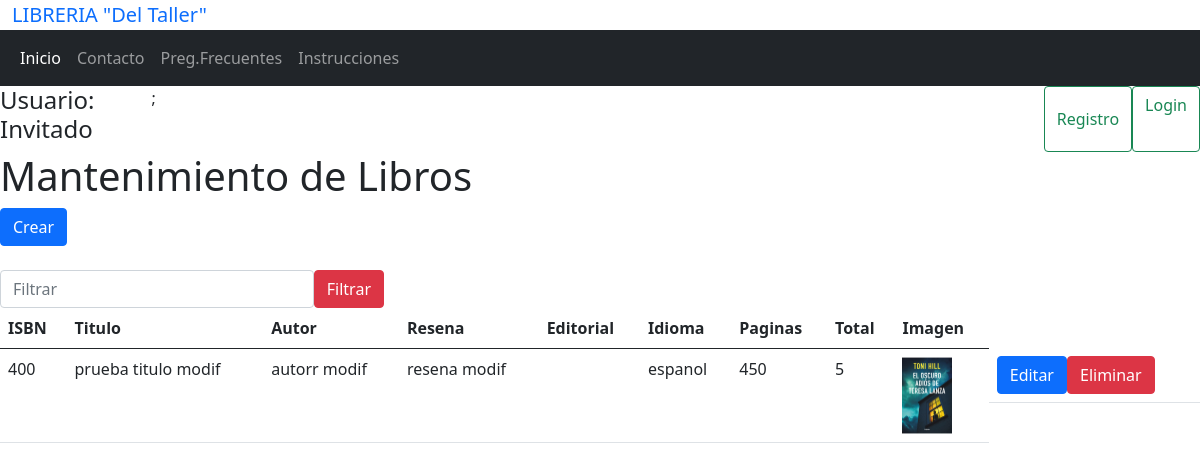
Page /libro.php on the earlier database version.
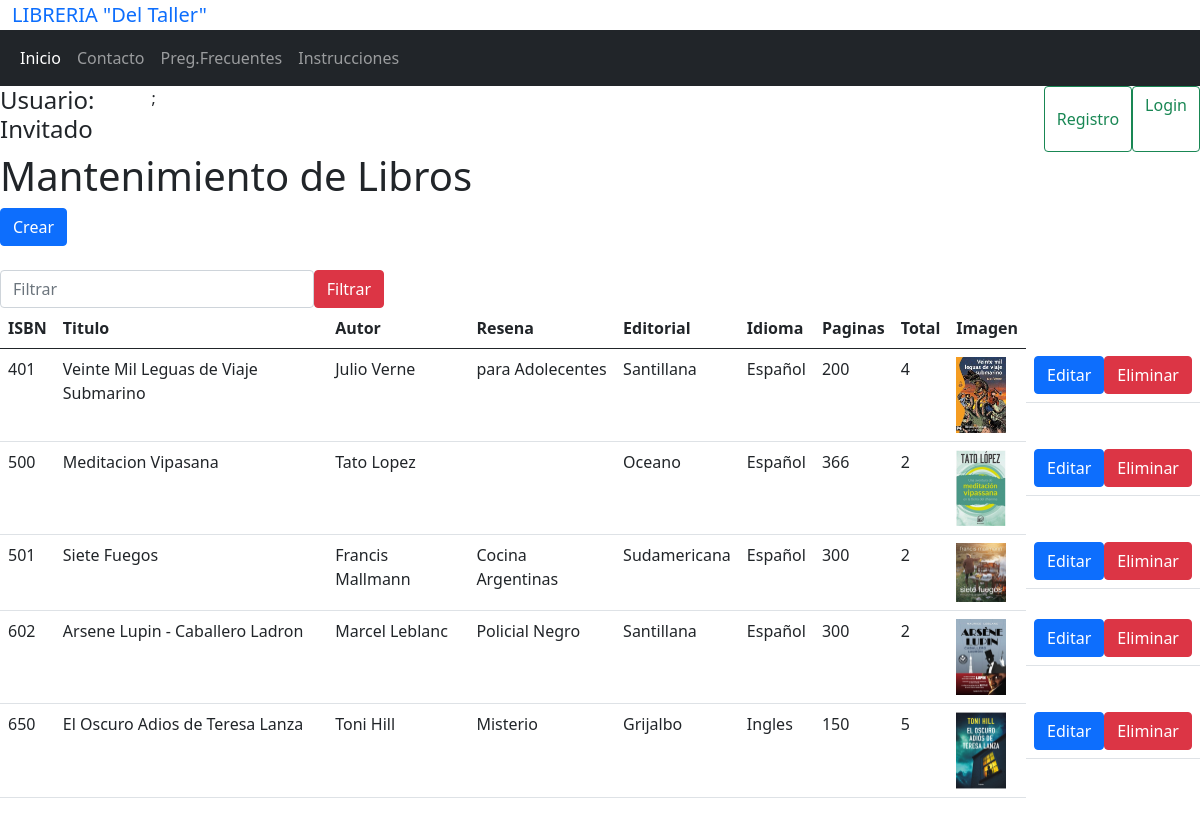
Same page on the later database version.
### tables this page shows
CREATE TABLE `libro` (
  `isbn` int(15) NOT NULL,
  `titulo` varchar(50) NOT NULL,
  `autor` varchar(50) NOT NULL,
  `editorial` varchar(50) NOT NULL,
  `idioma` varchar(20) NOT NULL,
  `paginas` int(11) NOT NULL,
  `total` int(11) NOT NULL,
  `resena` text NOT NULL,
  `imagen` varchar(100) DEFAULT NULL
);

### libro.php (the view, shortened to what this page needs)
<?php
include('header.php');
$filtro = "";
?>
<div class="containerLibro">
  <h1>Mantenimiento de Libros</h1>
  <a href="libro-crear.php" class="btn btn-primary">Crear</a>
<br>
    <div class="row">
      <div class="col-4" >
        <br>
  <form id="filtrarForm" action="libro.php" method="get" style="display: flex;flex-direction:row">
    <input type="text" name="filtro" value="<?php echo isset($_GET['filtro'])? $_GET['filtro'] : "" ?>" class="form-control" placeholder="Filtrar">
    <button type="submit" href="libro.php" class="btn btn-danger">Filtrar</button>
  </form>
  </div>
    </div>
  <table class="table">
  <thead>
    <tr>
      <th scope="col">ISBN</th>
      <th scope="col">Titulo</th>
      <th scope="col">Autor</th>
      <th scope="col">Resena</th>
      <th scope="col">Editorial</th>
      <th scope="col">Idioma</th>
      <th scope="col">Paginas</th>
      <th scope="col">Total</th>
      <th scope="col">Imagen</th>
    </tr>
  </thead>
  <tbody>
  <?php
    include('db.php');
    $q = "SELECT isbn,titulo,autor,resena,editorial,idioma,paginas,total,imagen FROM libro";
    $response = $connection->query($q);
    if ($response->num_rows > 0)
    {
        while($row = $response->fetch_assoc())
        {
          if($filtro != "")
          {
            if(strpos(strtolower($row["titulo"]),strtolower($filtro)) !== false || strpos(strtolower($row["isbn"]),strtolower($filtro)) !== false)
            {
            echo '<tr id="'.$row["isbn"].'">
            <td>'.$row["isbn"].'</td>
            <td>'.$row["titulo"].'</td>
            <td>'.$row["autor"].'</td>
            <td>'.$row["resena"].'</td>
            <td>'.$row["editorial"].'</td>
            <td>'.$row["idioma"].'</td>
            <td>'.$row["paginas"].'</td>
            <td>'.$row["total"].'</td>
            <td><img style="width:50px;" src="image/'.$row["imagen"].'"></td>
            <td style="display:flex">
            <form action="libro-crear.php" method="get">
            <input type="hidden" value="'.$row["isbn"].'" name="id">
            <button type="submit" class="btn btn-primary">
            Editar</button>
            </form>
            <form id="deleteForm'.$row["isbn"].'" action="libro-delete.php" method="post">
            <input name="id" type="hidden" value="'.$row["isbn"].'">
            <button type="submit" id="delete'.$row["isbn"].'" onclick="clickHandler(event)" class="btn btn-danger">
            Eliminar</button>
            </form>
            </td>
             </tr>';
            }
          }
          else
          {
            echo '<tr id="'.$row["isbn"].'">
            <td>'.$row["isbn"].'</td>
            <td>'.$row["titulo"].'</td>
            <td>'.$row["autor"].'</td>
            <td>'.$row["resena"].'</td>
            <td>'.$row["editorial"].'</td>
            <td>'.$row["idioma"].'</td>
            <td>'.$row["paginas"].'</td>
            <td>'.$row["total"].'</td>
            <td><img style="width:50px;" src="image/'.$row["imagen"].'"></td>
            <td style="display:flex">
            <form action="libro-crear.php" method="get">
            <input type="hidden" value="'.$row["isbn"].'" name="id">
            <button type="submit" class="btn btn-primary">
            Editar</button>
            </form>
            <form id="deleteForm'.$row["isbn"].'" action="libro-delete.php" method="post">
            <input name="id" type="hidden" value="'.$row["isbn"].'">
            <button type="submit" id="delete'.$row["isbn"].'" onclick="clickHandler(event)" class="btn btn-danger">
            Eliminar</button>
            </form>
            </td>
             </tr>';
          }
        }
    } else {
        printf('Registro no encontrado.<br />');
    }
  ?>
  </tbody>
</table>
  </div>

### header.php (shortened to what this page needs)
<!doctype html>
<html lang="en">
  <head>
    <link href="https://cdn.jsdelivr.net/npm/bootstrap@5.0.2/dist/css/bootstrap.min.css" rel="stylesheet">
    <link rel="stylesheet" href="https://cdnjs.cloudflare.com/ajax/libs/bootstrap-sweetalert/1.0.1/sweetalert.css" />
  </head>
  <body>
  <?php
$user = isset($_SESSION['username'])?$_SESSION['username']:"";
  ?>
  <div class="container-fluid">
    <a class="navbar-brand" href="#">LIBRERIA "Del Taller"</a>
  </div>
  <nav class="navbar navbar-expand-lg navbar-dark bg-dark">
   <div class="container-fluid">
    <div class="collapse navbar-collapse" id="navbarSupportedContent">
      <ul class="navbar-nav me-auto mb-2 mb-lg-0">
        <li class="nav-item">
          <a class="nav-link active" aria-current="page" href="/BNSPrueba1">Inicio</a>
        </li>
        <li class="nav-item">
          <a class="nav-link" href="contacto.php">Contacto</a>
        </li>
        <li class="nav-item">
          <a class="nav-link" href="pregunta.php">Preg.Frecuentes</a>
        </li>
        <li class="nav-item">
          <a class="nav-link" href="instruccion.php">Instrucciones</a>
        </li>
      </ul>
    </div>
  </div>
</nav>
<div class="d-flex">
    <div class="d-flex">
        <?php $my_Usr = "Usuario: ".  $user;?>
        <h4><?php echo $my_Usr;?></h4>;
    </div>
    <form action="usuario-crear.php" method="post" class="d-flex">
        <?php
          if($_SESSION['login'] != true)
          {
            echo '<button class="btn btn-outline-success" type="submit">Registro</button>';
          }
        ?>
        <a
          <?php
            if($_SESSION['login']){
              echo 'href="login-valid.php"';
            }
            else{
            echo 'href="login.php"';
            }
          ?>
          class="btn btn-outline-success" type="button">
          <?php
            if($_SESSION['login']){
              echo('Logout');
            }else{
              echo('Login');
            }
          ?>
        </a>
    </form>
</div>

Differences in the rows shown:
removed libro: isbn "400", titulo "prueba titulo modif", autor "autorr modif", resena "resena modif", idioma "espanol", paginas "450", total "5", imagen (picture)
added libro: isbn "401", titulo "Veinte Mil Leguas de Viaje Submarino", autor "Julio Verne", resena "para Adolecentes", editorial "Santillana", idioma "Español", paginas "200", total "4", imagen (picture)
added libro: isbn "500", titulo "Meditacion Vipasana", autor "Tato Lopez", editorial "Oceano", idioma "Español", paginas "366", total "2", imagen (picture)
added libro: isbn "501", titulo "Siete Fuegos", autor "Francis Mallmann", resena "Cocina Argentinas", editorial "Sudamericana", idioma "Español", paginas "300", total "2", imagen (picture)
added libro: isbn "602", titulo "Arsene Lupin - Caballero Ladron", autor "Marcel Leblanc", resena "Policial Negro", editorial "Santillana", idioma "Español", paginas "300", total "2", imagen (picture)
added libro: isbn "650", titulo "El Oscuro Adios de Teresa Lanza", autor "Toni Hill", resena "Misterio", editorial "Grijalbo", idioma "Ingles", paginas "150", total "5", imagen (picture)
